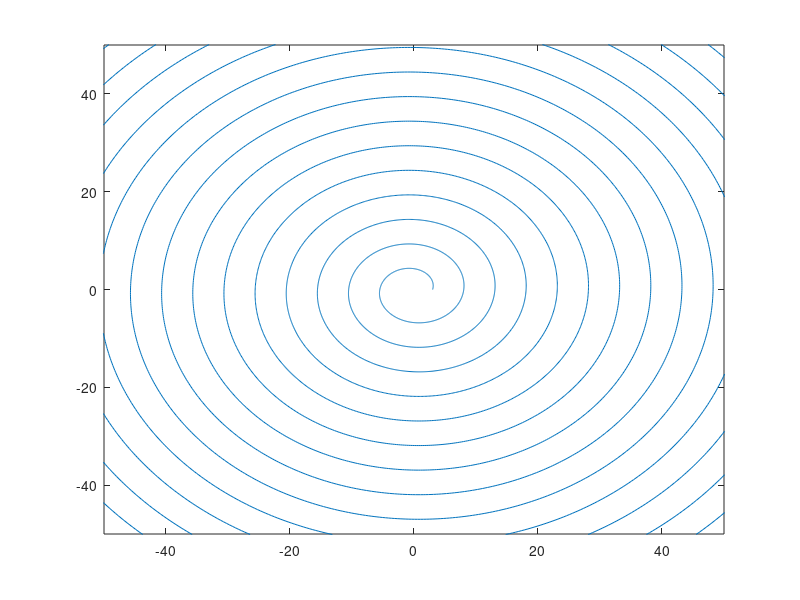

This figure's MATLAB source:
a = 3;
b = 0.8;
% y = (a + b * theta) * sin(theta);
% plot(x,y)
x = zeros(1, 100 * 100 * 4);
y = zeros(1, 100 * 100 * 4);
for theta = 1 : 100*100*4
    x(1, theta) = (a + b * (theta-1) / 100) * cos((theta-1) / 100);
    y(1, theta) = (a + b * (theta-1) / 100) * sin((theta-1) / 100);
end

plot(x,y)
xlim([-50 50])
ylim([-50 50])